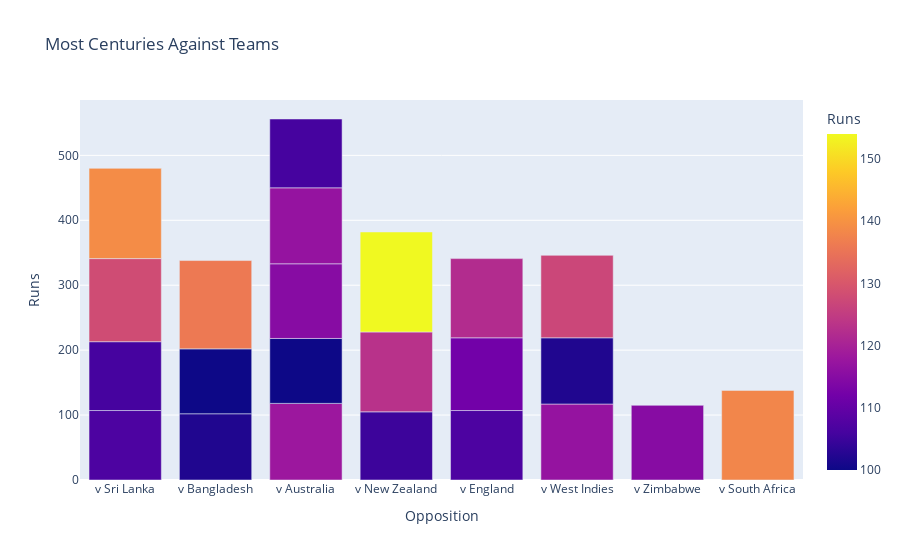

This figure's notebook cell:
### Markdown cell above
#### According to the above figure, Virat Kohli likes batting against Sri Lanka, Australia, New Zealand, West Indies, and England. 
#### But he scored most of his runs while batting against Sri Lanka.
#### Now let’s have a look at against which team Virat Kohli scored most of his centuries:

### Code cell
figure = px.bar(centuries, x=centuries["Opposition"], y = centuries["Runs"], 
                color = centuries["Runs"],
                title="Most Centuries Against Teams")
figure.show()

### Figure 1 — Plotly figure (JSON) as saved in the notebook; plotly's stock layout.template omitted (floating-point values rounded to 4 significant figures)
{"data": [{"alignmentgroup": "True", "hovertemplate": "Opposition=%{x}<br>Runs=%{marker.color}<extra></extra>", "legendgroup": "", "marker": {"color": [107, 102, 118, 105, 100, 107, 112, 117, 106, 128, 102, 115, 100, 115, 123, 136, 127, 139, 138, 117, 106, 154, 122], "coloraxis": "coloraxis", "pattern": {"shape": ""}}, "name": "", "offsetgroup": "", "orientation": "v", "showlegend": false, "textposition": "auto", "type": "bar", "x": ["v Sri Lanka", "v Bangladesh", "v Australia", "v New Zealand", "v Bangladesh", "v England", "v England", "v West Indies", "v Sri Lanka", "v Sri Lanka", "v West Indies", "v Zimbabwe", "v Australia", "v Australia", "v New Zealand", "v Bangladesh", "v West Indies", "v Sri Lanka", "v South Africa", "v Australia", "v Australia", "v New Zealand", "v England"], "xaxis": "x", "y": [107, 102, 118, 105, 100, 107, 112, 117, 106, 128, 102, 115, 100, 115, 123, 136, 127, 139, 138, 117, 106, 154, 122], "yaxis": "y"}], "layout": {"autosize": true, "barmode": "relative", "coloraxis": {"colorbar": {"title": {"text": "Runs"}}, "colorscale": [[0, "#0d0887"], [0.1111, "#46039f"], [0.2222, "#7201a8"], [0.3333, "#9c179e"], [0.4444, "#bd3786"], [0.5556, "#d8576b"], [0.6667, "#ed7953"], [0.7778, "#fb9f3a"], [0.8889, "#fdca26"], [1, "#f0f921"]]}, "legend": {"tracegroupgap": 0}, "title": {"text": "Most Centuries Against Teams"}, "xaxis": {"anchor": "y", "autorange": true, "domain": [0, 1], "range": [-0.5, 7.5], "title": {"text": "Opposition"}, "type": "category"}, "yaxis": {"anchor": "x", "autorange": true, "domain": [0, 1], "range": [0, 585.3], "title": {"text": "Runs"}, "type": "linear"}}}
